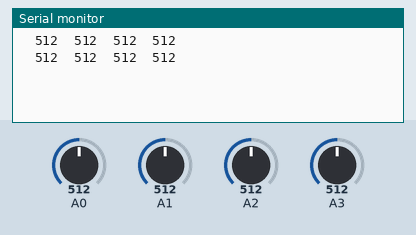
The sketch below on a simulated Arduino Uno, built with avr-gcc and run on an emulated ATmega328P. Parts: the last lines printed to the serial monitor. Inputs (shaded band) come from the test bench; at power-on: A0 = 512, A1 = 512, A2 = 512, A3 = 512.

Above: at 1.8 s.
1.9 s: A0 set to 716
At 2.9 s:
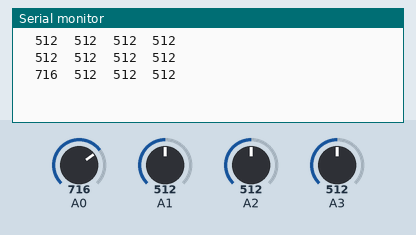
3.4 s: A1 set to 716
At 4.3 s:
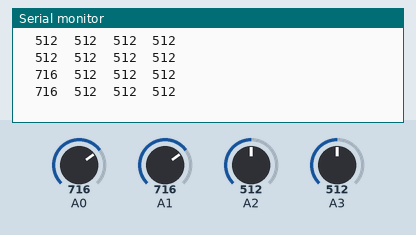
4.9 s: A2 set to 716
At 6.2 s:
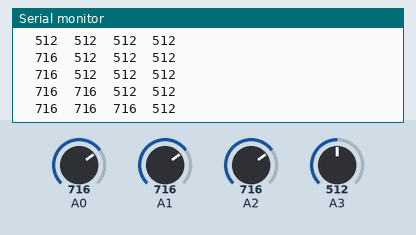
6.4 s: A3 set to 716
At 7.2 s:
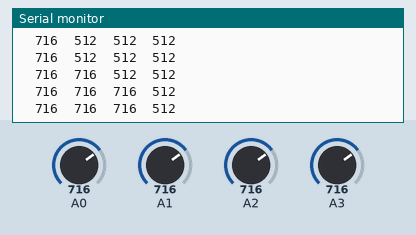
7.9 s: A0 set to 992
At 8.9 s:
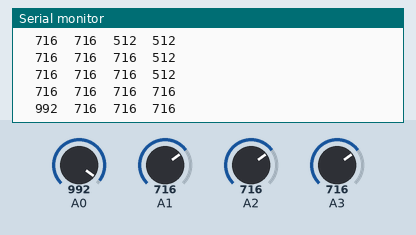
9.4 s: A1 set to 992
At 10.3 s:
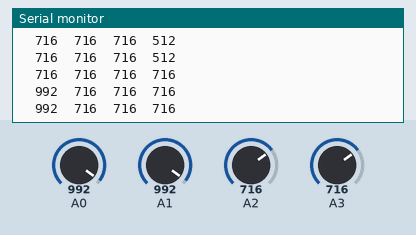
Timing chart, 0 to 11.9 s (numbered marks = the images above; inputs shaded):
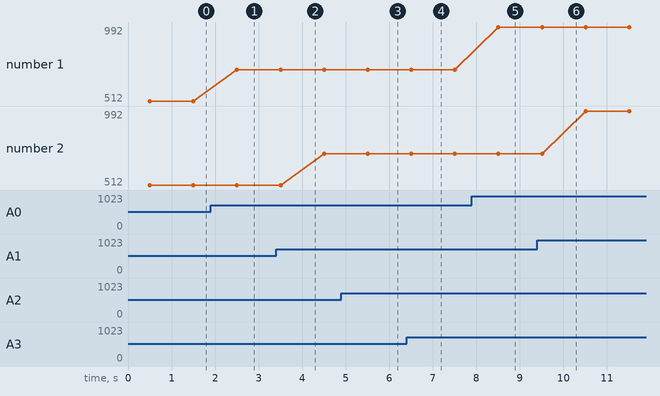

The sketch:

LineSensorArray4.ino.ino
```cpp
/*
 *  Hispalis RobIOTics Arduino Trainer
 *
 *  Programa: LineSensor
 *
 *  Proposito:
 *
 *      Test del sensor de Linea
 *
 *  Version: ArduinoTrainer v1.0 / Hercules v1.0
 *  Revision:Octubre 2017
 *
 *  Proposito:
 *
 *      1)    Test del Sensor de Linea integrado
 *
 *      *)    Conceptos de Programacion: Funcion que devuelve un array
 *                                    Tipos de almacenamiento en memoria
 *
 *
 *  Notas:    Conceptos Avanzados de programacion
 *
 *  Solución al programa LineSensor3
 *
 *
 *  Pista: Explicar qué es el stack, y una variable LOCAL
 *  Los arrays se pasan por referencia, dando la direccion base -nombre- del array
 *  Aunque hay dos formas diferentes de devolver un array ( no este ejemplo )
 *
 *
 *  El sensor emplea las entradas analógicas A0 - A3
 *
 *
 */


//  Constantes de preprocesador
#define PARA delay(500)


//  Prototipos
int * ReadLineSensor( void );
void PrintLineSensor( int * );


//    Programa principal


void setup()
{
  Serial.begin( 115200 );
}

void loop()
{
  int *irsensor;

  for(;;)
  {
    irsensor = ReadLineSensor();
    PARA;
    PrintLineSensor( irsensor );
    PARA;
  }
}


//    Fin del programa principal


int * ReadLineSensor( void )
{
  static int a[4];
  a[0]= analogRead( A0 );
  a[1]= analogRead( A1 );
  a[2]= analogRead( A2 );
  a[3]= analogRead( A3 );
  return a;
}


void PrintLineSensor( int *a )    // similar a void PrintLineSensor( int a[] )
{

for( int ind =0; ind <4 ; ind++)
      Serial.print("\t"+String( a[ind] ));
    Serial.println("");
}
```

Measured:
- after the input at 1.9 s, the serial monitor: prints a new line after 0.60 s (image 1)
- after the input at 4.9 s, the serial monitor: prints a new line after 0.61 s (image 3)
- after the input at 7.9 s, the serial monitor: prints a new line after 0.61 s (image 5)
- plotted number 1: 512 → 716 after the input at 1.9 s, 716 → 992 after the input at 7.9 s
